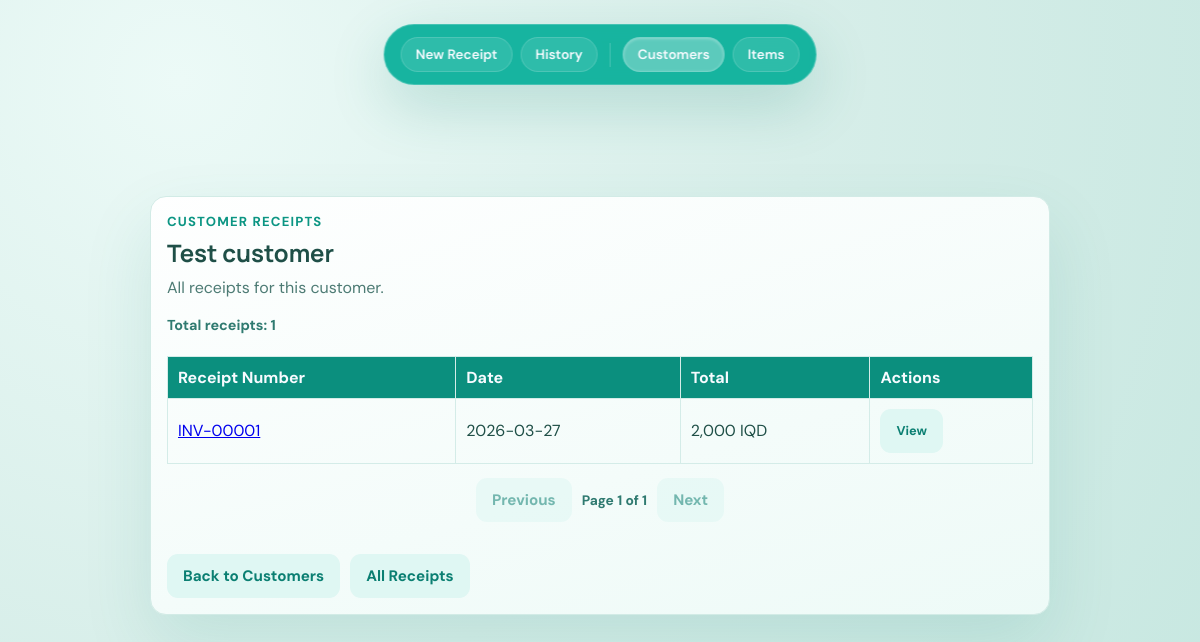
Page /customer/Test customer/receipts on the earlier database version.
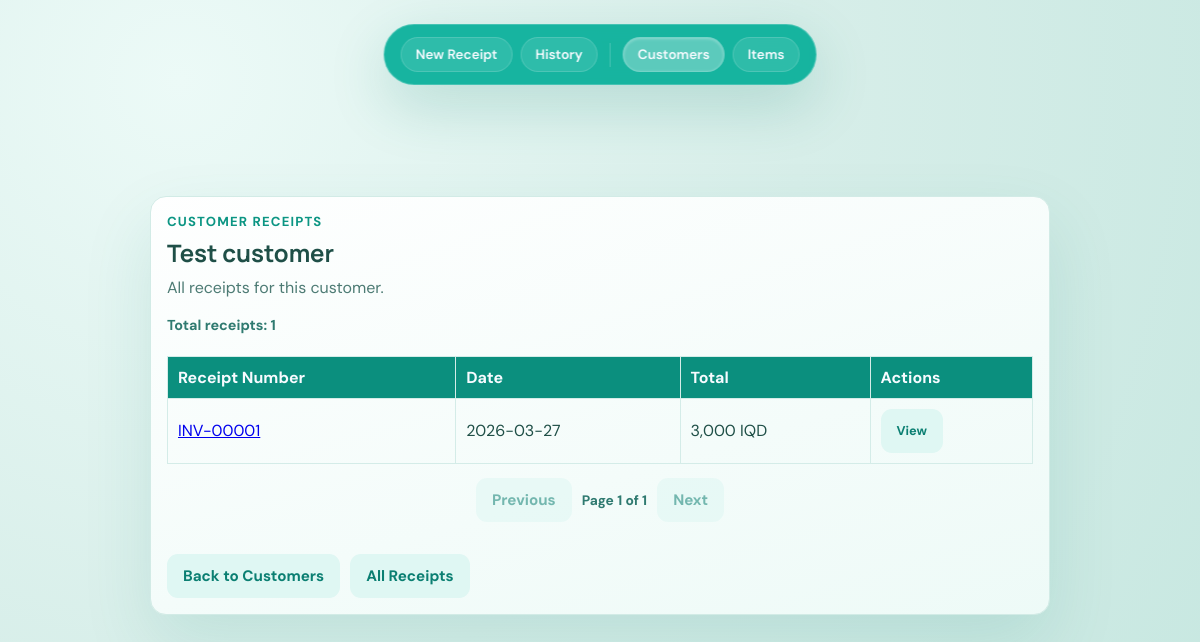
Same page on the later database version.
### tables this page shows
CREATE TABLE receipts (
                id INTEGER PRIMARY KEY AUTOINCREMENT,
                receipt_number TEXT UNIQUE NOT NULL,
                sid TEXT NOT NULL,
                customer_name TEXT NOT NULL,
                invoice_date TEXT NOT NULL,
                tax_rate REAL NOT NULL DEFAULT 0,
                subtotal REAL NOT NULL,
                tax REAL NOT NULL,
                total REAL NOT NULL,
                notes TEXT,
                created_at TEXT NOT NULL,
                FOREIGN KEY (sid) REFERENCES sids(sid)
            );

### app.py (the view)
@app.route("/customer/<name>/receipts")
def customer_receipts(name: str):
    page, per_page = get_pagination_params(default_per_page=20)
    with get_db() as conn:
        total = conn.execute(
            "SELECT COUNT(*) FROM receipts WHERE customer_name = ?",
            (name,),
        ).fetchone()[0]
        pagination = make_pagination(total, page, per_page)
        offset = (pagination["page"] - 1) * pagination["per_page"]
        receipts = conn.execute(
            """
            SELECT id, receipt_number, invoice_date, total
            FROM receipts
            WHERE customer_name = ?
            ORDER BY created_at DESC
            LIMIT ? OFFSET ?
            """,
            (name, pagination["per_page"], offset),
        ).fetchall()
    return render_template(
        "customer_receipts.html",
        customer_name=name,
        receipts=receipts,
        pagination=pagination,
    )

### app.py (called while the page is built)
def get_db() -> sqlite3.Connection:
    conn = sqlite3.connect(DB_PATH)
    conn.row_factory = sqlite3.Row
    conn.execute("PRAGMA foreign_keys = ON")
    return conn

def get_pagination_params(default_per_page: int = 20, max_per_page: int = 100) -> tuple[int, int]:
    page_raw = request.args.get("page", "1")
    per_page_raw = request.args.get("per_page", str(default_per_page))
    try:
        page = max(1, int(page_raw))
    except ValueError:
        page = 1
    try:
        per_page = int(per_page_raw)
    except ValueError:
        per_page = default_per_page
    per_page = max(1, min(max_per_page, per_page))
    return page, per_page

def make_pagination(total: int, page: int, per_page: int) -> dict[str, Any]:
    total_pages = max(1, ceil(total / per_page)) if total > 0 else 1
    page = max(1, min(page, total_pages))
    return {
        "total": total,
        "page": page,
        "per_page": per_page,
        "total_pages": total_pages,
        "has_prev": page > 1,
        "has_next": page < total_pages,
        "prev_page": page - 1,
        "next_page": page + 1,
    }

### templates/customer_receipts.html (shortened to what this page needs)
<!doctype html>
<html lang="en">
<head>
  <link rel="stylesheet" href="{{ url_for('static', filename='styles.css') }}" />
</head>
<body>
  <main class="page page-form">
    <section class="form-card">
      <header class="hero">
        <p class="eyebrow">Customer Receipts</p>
        <h1>{{ customer_name }}</h1>
        <p class="sub">All receipts for this customer.</p>
      </header>
      {% if receipts %}
        {% if pagination %}
          <p class="table-total">Total receipts: {{ pagination.total }}</p>
        {% endif %}
        <div class="table-wrapper">
          <table class="history-table">
            <thead>
              <tr>
                <th>Receipt Number</th>
                <th>Date</th>
                <th>Total</th>
                <th>Actions</th>
              </tr>
            </thead>
            <tbody>
              {% for receipt in receipts %}
                <tr>
                  <td><a href="{{ url_for('view_receipt', receipt_id=receipt.id) }}">{{ receipt.receipt_number }}</a></td>
                  <td>{{ receipt.invoice_date }}</td>
                  <td>{{ receipt.total|iqd }}</td>
                  <td><a href="{{ url_for('view_receipt', receipt_id=receipt.id) }}" class="button ghost" style="font-size: 0.8rem;">View</a></td>
                </tr>
              {% endfor %}
            </tbody>
          </table>
        </div>
        {% if pagination %}
          <div class="pagination-bar" aria-label="Customer receipts pagination">
            {% if pagination.has_prev %}
              <a class="button ghost" href="{{ url_for('customer_receipts', name=customer_name, page=pagination.prev_page, per_page=pagination.per_page) }}">Previous</a>
            {% else %}
              <span class="button ghost" aria-disabled="true">Previous</span>
            {% endif %}
            <span class="pagination-info">Page {{ pagination.page }} of {{ pagination.total_pages }}</span>
            {% if pagination.has_next %}
              <a class="button ghost" href="{{ url_for('customer_receipts', name=customer_name, page=pagination.next_page, per_page=pagination.per_page) }}">Next</a>
            {% else %}
              <span class="button ghost" aria-disabled="true">Next</span>
            {% endif %}
          </div>
        {% endif %}
      {% else %}
        <p class="sub" style="margin-top: 2rem;">No receipts found for this customer.</p>
      {% endif %}
      <div class="actions" style="margin-top: 2rem;">
        <a class="button ghost" href="{{ url_for('customers_list') }}">Back to Customers</a>
        <a class="button ghost" href="{{ url_for('history') }}">All Receipts</a>
      </div>
    </section>
  </main>
  <nav class="floating-dock">
    <a href="{{ url_for('index') }}" class="dock-item" title="New Receipt">New Receipt</a>
    <a href="{{ url_for('history') }}" class="dock-item" title="View Receipts">History</a>
    <a href="{{ url_for('customers_list') }}" class="dock-item active" title="Manage Customers">Customers</a>
    <a href="{{ url_for('items_list') }}" class="dock-item" title="Manage Items">Items</a>
  </nav>
</body>
</html>

Differences in the rows shown:
changed receipts "INV-00001": total|iqd "2,000 IQD" → "3,000 IQD"
